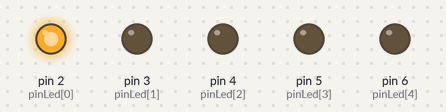
A sketch run on a simulated Arduino Uno, built with avr-gcc and run on an emulated ATmega328P. Parts: output pins drawn as LEDs (lit = HIGH).

Above: at 0.05 s.
At 0.65 s:
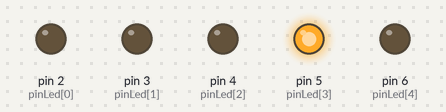
At 1.25 s:
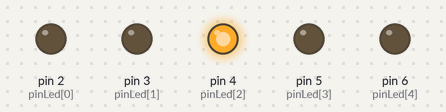
At 1.85 s:
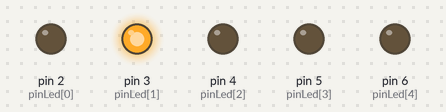
At 2.5 s:
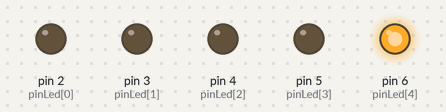
Timing chart, 0 to 3.0 s (numbered marks = the images above):
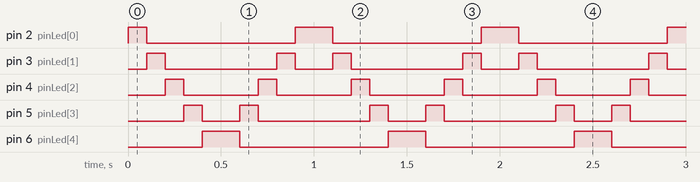

Measured:
- by itself, pin 2 (pinLed[0]): repeats every 1.0 s: LOW 0.80 s, HIGH 0.20 s
- by itself, pin 3 (pinLed[1]): repeats every 1.0 s: LOW 0.60 s, HIGH 0.10 s, LOW 0.20 s, HIGH 0.10 s
- by itself, pin 4 (pinLed[2]): alternates HIGH for 0.10 s and LOW for 0.40 s
- by itself, pin 5 (pinLed[3]): repeats every 1.0 s: LOW 0.20 s, HIGH 0.10 s, LOW 0.60 s, HIGH 0.10 s
- by itself, pin 6 (pinLed[4]): alternates HIGH for 0.20 s and LOW for 0.80 s

The sketch:

K2000.ino
```cpp
// declaration des leds
int pinLed[5]={2,3,4,5,6};

void setup() {
  for (int i=0;i<5;i++) {
    pinMode(pinLed[i],OUTPUT);
    digitalWrite(pinLed[i],LOW);
  }
}

void loop() {
  for (int i=0;i<5;i++) {// left to the right
    if (i != 5)
      digitalWrite(pinLed[i],1);
    if (i != 0)
      digitalWrite(pinLed[i-1],0);
    delay(100);
  }
  for (int i=4;i>=0;i--) {// right to the left
    if (i != -1)
      digitalWrite(pinLed[i],1);
    if (i != 6)
      digitalWrite(pinLed[i+1],0);
    delay(100);
  }
}
```
